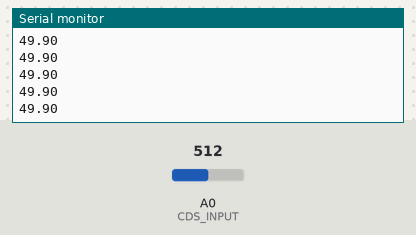
A sketch run on a simulated Arduino Uno, built with avr-gcc and run on an emulated ATmega328P. On the bench: the last lines printed to the serial monitor. Inputs (shaded band) come from the test bench; at power-on: A0 (CDS_INPUT) = 512.

Above: at 1.2 s.
1.3 s: A0 (CDS_INPUT) set to 0
At 1.31 s:
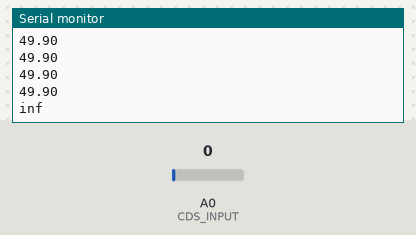
3.2 s: A0 (CDS_INPUT) set to 122
At 3.22 s:
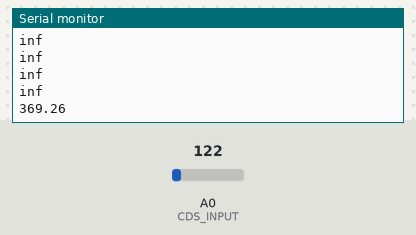

The sketch:

CdS.ino
```cpp
 #define CDS_INPUT 0

void setup() {
  Serial.begin(9600);
}

void loop() {
  int value = analogRead(CDS_INPUT);
  Serial.println(luminosity(value));
  delay(100);
}

//Voltage to Lux
double luminosity (int RawADC0){
  double Vout = RawADC0 * 5.0 / 1023;  // 5/1023 (Vin = 5 V)
  double lux = (2500 / Vout - 500) / 10;
  // lux = 500 / Rldr, Vout = Ildr*Rldr = (5/(10 + Rldr))*Rldr
  return lux;
}
```

Measured:
- after the input at 1.3 s, the serial monitor: prints a new line at once (image 1)
- after the input at 3.2 s, the serial monitor: prints a new line at once (image 2)
